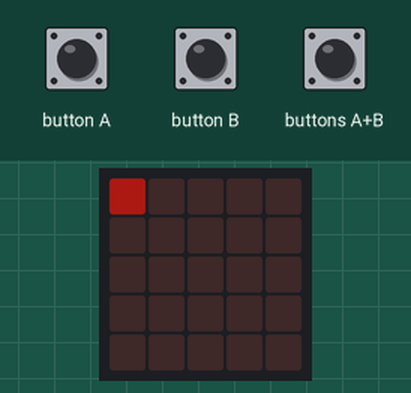
Simulated run of this program. Board: BBC micro:bit (MakeCode). On the bench: the board's 5×5 LED display. Inputs (shaded band) come from the test bench. Dim RGB values are drawn brighter than linear; random numbers come from a fixed seed.

Above: at 1.2 s.
1.3 s: buttons A+B pressed for 0.15 s
At 2.2 s:
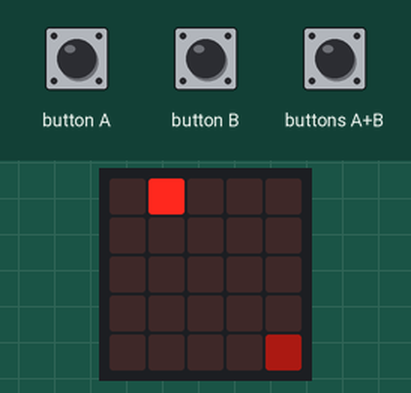
4.4 s: button B pressed for 0.15 s
At 6.1 s:
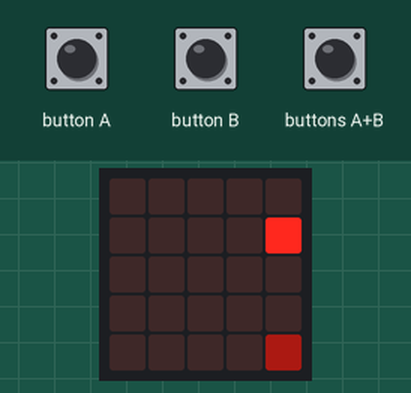
7.5 s: button A pressed for 0.15 s
At 10.5 s:
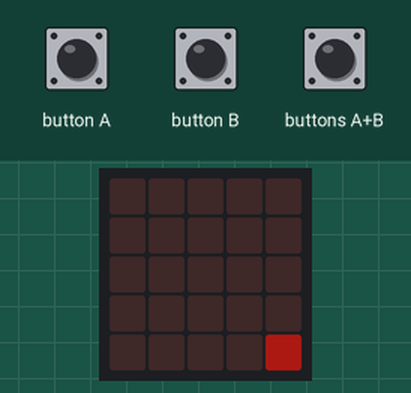
10.6 s: buttons A+B pressed for 1 s
At 14.2 s:
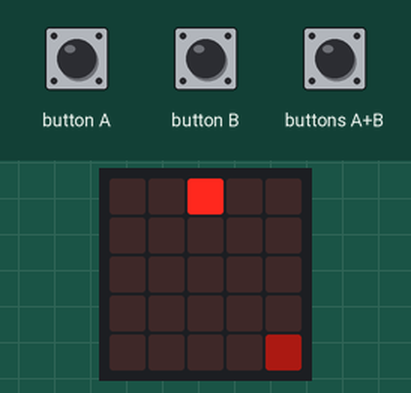
14.6 s: button B pressed for 0.15 s
At 16.0 s:
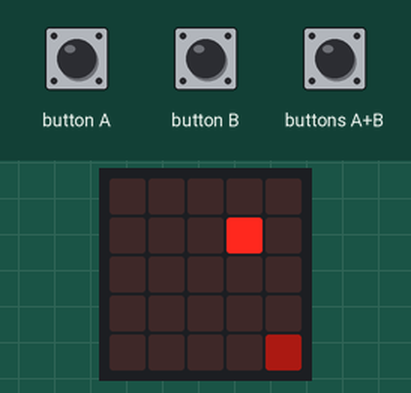
17.7 s: button B pressed for 0.15 s
At 19.3 s:
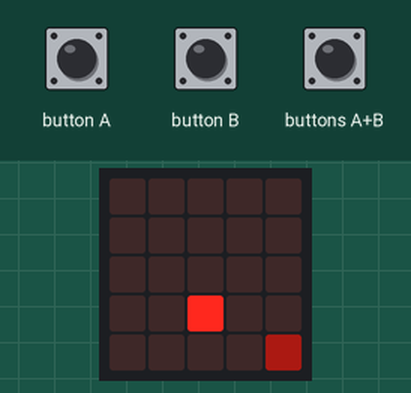
Timing chart, 0 to 20.8 s (numbered marks = the images above; inputs shaded):
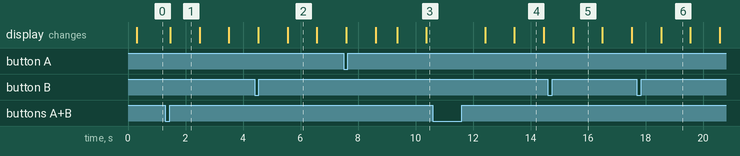

The program:

main.ts
```typescript
function move_ww1 () {
    if (move == 0) {
        move_X = 1
        move_Y = 0
    }
    if (move == 1) {
        move_X = 0
        move_Y = 1
    }
    if (move == 2) {
        move_X = -1
        move_Y = 0
    }
    if (move == 3) {
        move_X = 0
        move_Y = -1
    }
    start_X += move_X
    start_Y += move_Y
}
input.onButtonPressed(Button.A, function () {
    move += -1
    if (move < 0) {
        move = 3
    }
})
input.onButtonPressed(Button.AB, function () {
    run = 1
    move = 0
    what_time_to_move_one_time = 1000
    move_X = 1
    move_Y = 0
    start_X = 0
    start_Y = 0
    egg_y = 4
    egg_x = 4
    list_X = [start_X]
    list_Y = [start_Y]
    score = 0
})
input.onButtonPressed(Button.B, function () {
    move += 1
    if (move > 3) {
        move = 0
    }
})
let score = 0
let list_Y: number[] = []
let list_X: number[] = []
let egg_x = 0
let egg_y = 0
let what_time_to_move_one_time = 0
let start_Y = 0
let start_X = 0
let move_Y = 0
let move_X = 0
let move = 0
let run = 0
run = 0
basic.forever(function () {
    basic.clearScreen()
    move_ww1()
    if (run == 1) {
        if (start_X < 0 || start_X > 4) {
            run = 0
            basic.showNumber(score)
        } else if (start_Y < 0 || start_Y > 4) {
            run = 0
            basic.showNumber(score)
        }
    }
    if (start_X == egg_x && start_Y == egg_y) {
        list_X[0] = start_X
        list_Y[0] = start_Y
        egg_x = randint(0, 4)
        egg_y = randint(0, 4)
        score += 1
        what_time_to_move_one_time += -70
    } else {
        list_X[0] = start_X
        list_Y[0] = start_Y
        list_X.pop()
        list_Y.pop()
    }
    for (let index = 0; index <= list_X.length - 1; index++) {
        led.plotBrightness(list_X[index], list_Y[index], 255)
    }
    led.plotBrightness(egg_x, egg_y, 47)
    led.plotBrightness(start_X, start_Y, 255)
    basic.pause(what_time_to_move_one_time)
})
```

test.ts
```typescript
// 在這裡測試；當此封包作為擴充功能時，將不會編譯此內容。
```

Measured:
- after the input at 1.3 s, the display: changes after 0.17 s (image 1)
- after the input at 10.6 s, the display: first changes after 1.8 s (image 4 shows a later state)
- what the display in image 1 shows lasts 1.0 s, from 1.5 s to 2.5 s
